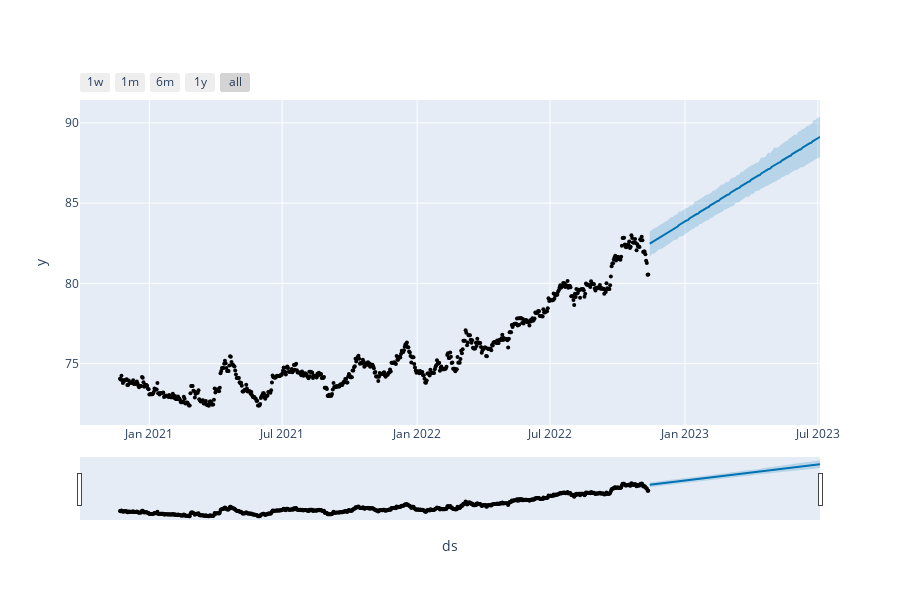

Write notebook code for a chart like this one.
### Markdown cell above
Here the mean absolute percentage error is 1.00% which suggests that the model has high predective power and can be used to predict the future values

### Code cell
# Training the model on the complete dataframe to get the over all picture and then plotting it on some future dates
model_usd_inr_all = Prophet(changepoint_prior_scale=0.01, seasonality_mode='multiplicative', \
            weekly_seasonality=True, \
            daily_seasonality=False)

model_usd_inr_all.fit(usd_inr)
usd_inr_forecast = model_usd_inr_all.make_future_dataframe(periods=117, freq='2D')
usd_inr_future_data = usd_inr_forecast[usd_inr_forecast['ds']>'2022-11-12']
usd_inr_forcasted_data = model_usd_inr_all.predict(usd_inr_future_data) 
plot_plotly(model_usd_inr_all,usd_inr_forcasted_data)
